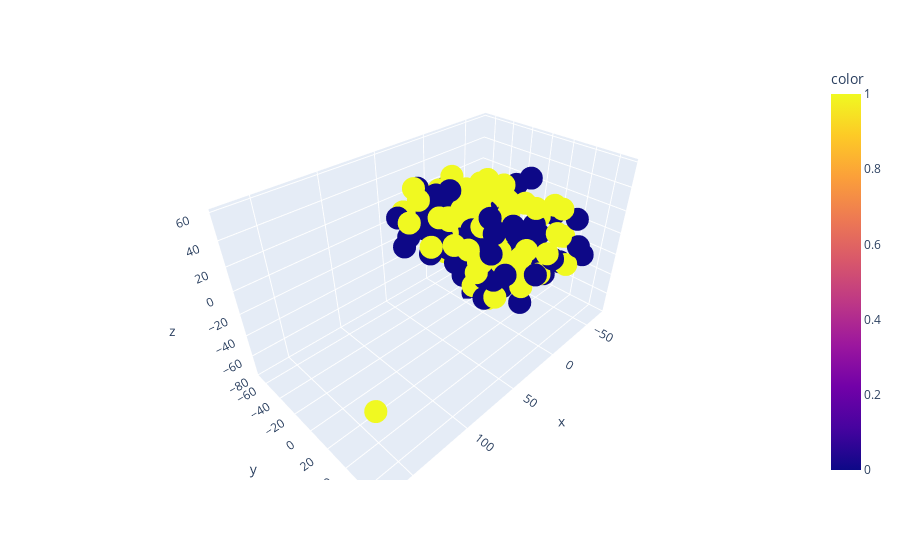

This figure's notebook cell:
### Code cell
method = TSNE(n_components = 3, random_state = settings.RANDOM_STATE)
plot_data = method.fit_transform(transformed_X)
fig = px.scatter_3d(x = plot_data[:, 0], y = plot_data[:, 1], z = plot_data[:, 2], color = clusters)
fig.show()

### Figure 1 — Plotly figure (JSON) as saved in the notebook; plotly's stock layout.template omitted (floating-point values rounded to 4 significant figures; data arrays with more than 128 entries replaced by an {"elided": "..."} marker saying what was removed)
{"data": [{"hovertemplate": "x=%{x}<br>y=%{y}<br>z=%{z}<br>color=%{marker.color}<extra></extra>", "legendgroup": "", "marker": {"color": {"elided": "147 int values"}, "coloraxis": "coloraxis", "symbol": "circle"}, "mode": "markers", "name": "", "scene": "scene", "showlegend": false, "type": "scatter3d", "x": {"elided": "147 float values"}, "y": {"elided": "147 float values"}, "z": {"elided": "147 float values"}}], "layout": {"autosize": true, "coloraxis": {"colorbar": {"title": {"text": "color"}}, "colorscale": [[0, "#0d0887"], [0.1111, "#46039f"], [0.2222, "#7201a8"], [0.3333, "#9c179e"], [0.4444, "#bd3786"], [0.5556, "#d8576b"], [0.6667, "#ed7953"], [0.7778, "#fb9f3a"], [0.8889, "#fdca26"], [1, "#f0f921"]]}, "legend": {"tracegroupgap": 0}, "margin": {"t": 60}, "scene": {"aspectmode": "auto", "aspectratio": {"x": 1.453, "y": 0.8388, "z": 0.8204}, "domain": {"x": [0, 1], "y": [0, 1]}, "xaxis": {"title": {"text": "x"}, "type": "linear"}, "yaxis": {"title": {"text": "y"}, "type": "linear"}, "zaxis": {"title": {"text": "z"}, "type": "linear"}}}}
